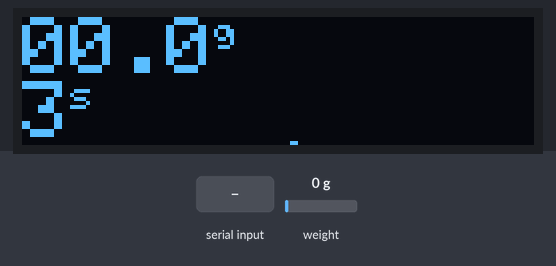
The sketch below on a simulated ESP8266 (NodeMCU). Shown: 128×32 one-colour display. The inputs (shaded band) are chosen by the test bench; at power-on: weight on the scale 0 g. What the sketch prints to the serial monitor is not drawn.

Above: at 3.1 s.
3.7 s: weight on the scale set to 100 g
At 3.87 s:
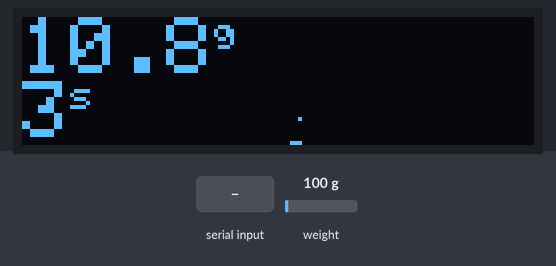
5.3 s: "t" received over Serial
At 5.47 s:
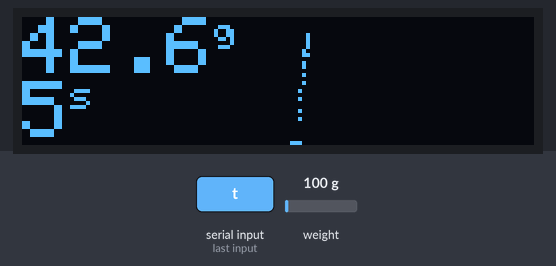
6.9 s: weight on the scale set to 1250 g
At 7.07 s:
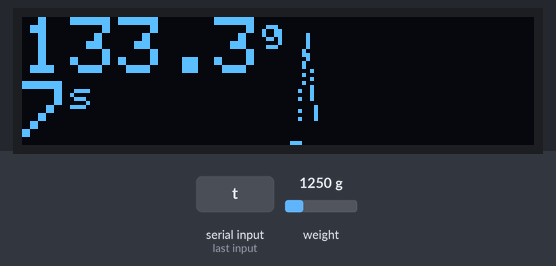
8.5 s: weight on the scale set to 2500 g
At 8.66 s:
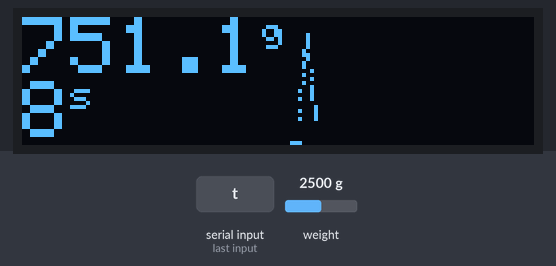
Timing chart, 0 to 11.1 s (numbered marks = the images above; inputs shaded):
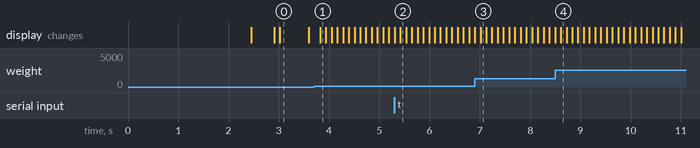

The sketch:

Read_1x_load_cell_OLED.ino
```cpp
/*
   -------------------------------------------------------------------------------------
   HX711_ADC
   Arduino library for HX711 24-Bit Analog-to-Digital Converter for Weight Scales
   Olav Kallhovd sept2017
   -------------------------------------------------------------------------------------
*/

/*
   Settling time (number of samples) and data filtering can be adjusted in the config.h file
   For calibration and storing the calibration value in eeprom, see example file "Calibration.ino"

   The update() function checks for new data and starts the next conversion. In order to acheive maximum effective
   sample rate, update() should be called at least as often as the HX711 sample rate; >10Hz@10SPS, >80Hz@80SPS.
   If you have other time consuming code running (i.e. a graphical LCD), consider calling update() from an interrupt routine,
   see example file "Read_1x_load_cell_interrupt_driven.ino".

   This is an example sketch on how to use this library
*/
#include <SPI.h>
#include <Wire.h>
#include <Adafruit_GFX.h>
#include <Adafruit_SSD1306.h>

#define SCREEN_WIDTH 128 // OLED display width, in pixels
#define SCREEN_HEIGHT 32 // OLED display height, in pixels

#define OLED_RESET     -1 // Reset pin # (or -1 if sharing Arduino reset pin)
#define SCREEN_ADDRESS 0x3C ///< See datasheet for Address; 0x3D for 128x64, 0x3C for 128x32
Adafruit_SSD1306 display(SCREEN_WIDTH, SCREEN_HEIGHT, &Wire, OLED_RESET);

#include <HX711_ADC.h>
#if defined(ESP8266)|| defined(ESP32) || defined(AVR)
#include <EEPROM.h>
#endif

//pins:
const int HX711_dout = 4; //mcu > HX711 dout pin
const int HX711_sck = 5; //mcu > HX711 sck pin

//HX711 constructor:
HX711_ADC LoadCell(HX711_dout, HX711_sck);

const int calVal_eepromAdress = 0;
unsigned long t = 0;
float iii = 0;
float ii = 0;
float i = 0;
float ti =0;

void setup() {
  Serial.begin(57600); delay(10);
  Serial.println();
  Serial.println("Starting...");

  LoadCell.begin();
  //LoadCell.setReverseOutput(); //uncomment to turn a negative output value to positive
  float calibrationValue; // calibration value (see example file "Calibration.ino")
  calibrationValue = 696.0; // uncomment this if you want to set the calibration value in the sketch
#if defined(ESP8266)|| defined(ESP32)
  //EEPROM.begin(512); // uncomment this if you use ESP8266/ESP32 and want to fetch the calibration value from eeprom
#endif
  //EEPROM.get(calVal_eepromAdress, calibrationValue); // uncomment this if you want to fetch the calibration value from eeprom

  unsigned long stabilizingtime = 2000; // preciscion right after power-up can be improved by adding a few seconds of stabilizing time
  boolean _tare = true; //set this to false if you don't want tare to be performed in the next step
  LoadCell.start(stabilizingtime, _tare);
  if (LoadCell.getTareTimeoutFlag()) {
    Serial.println("Timeout, check MCU>HX711 wiring and pin designations");
    while (1);
  }
  else {
    LoadCell.setCalFactor(calibrationValue); // set calibration value (float)
    Serial.println("Startup is complete");
  }
  // SSD1306_SWITCHCAPVCC = generate display voltage from 3.3V internally
  if(!display.begin(SSD1306_SWITCHCAPVCC, SCREEN_ADDRESS)) {
    Serial.println(F("SSD1306 allocation failed"));
    for(;;); // Don't proceed, loop forever
  }
  display.clearDisplay();

  display.setTextSize(2);      // Normal 1:1 pixel scale
  display.setTextColor(SSD1306_WHITE); // Draw white text
  display.setCursor(0, 0);     // Start at top-left corner
  display.cp437(true);         // Use full 256 char 'Code Page 437' font
}

void loop() {
  static boolean newDataReady = 0;
  const int serialPrintInterval = 100; //increase value to slow down serial print activity

  // check for new data/start next conversion:
  if (LoadCell.update()) newDataReady = true;

  // get smoothed value from the dataset:
  if (newDataReady) {
    if (millis() > t + serialPrintInterval) {
      iii = ii;
      ii = i;
      i = LoadCell.getData();
      //display.clearDisplay();
      display.fillRect(0, 0, 64, 64, SSD1306_BLACK);
      i = i*0.6482;
      i = (i*0.5+ii+iii*1.5)/3;
      String str = String(i,1);
      if(i<10 && i>=0){
        str = "0"+str;
        }
      display.setCursor(0, 0);
      display.print(str);
      display.setTextSize(1);
      display.print("g");
      display.setTextSize(2);
      display.setCursor(0, 16);
      display.print(String(millis()/1000));
      display.setTextSize(1);
      display.print("s");
      display.setTextSize(2);
      /*
      Serial.print(iii);
      Serial.print(" ");
      Serial.print(ii);
      Serial.print(" ");
      Serial.println(i);
      display.setCursor(64,0);
      str = String((i-iii)*5,1);
      display.print(str);
      display.setTextSize(1);
      display.print("g/s");
      display.setTextSize(2);
      */
      if(31-i*0.5 >= 0){
        display.drawPixel(64+millis()/700, int(31-i*0.5), SSD1306_WHITE);
        }
      display.display();
      newDataReady = 0;
      t = millis();
    }
  }

  // receive command from serial terminal, send 't' to initiate tare operation:
  if (Serial.available() > 0) {
    char inByte = Serial.read();
    if (inByte == 't') LoadCell.tareNoDelay();
  }

  // check if last tare operation is complete:
  if (LoadCell.getTareStatus() == true) {
    Serial.println("Tare complete");
  }

}
```
